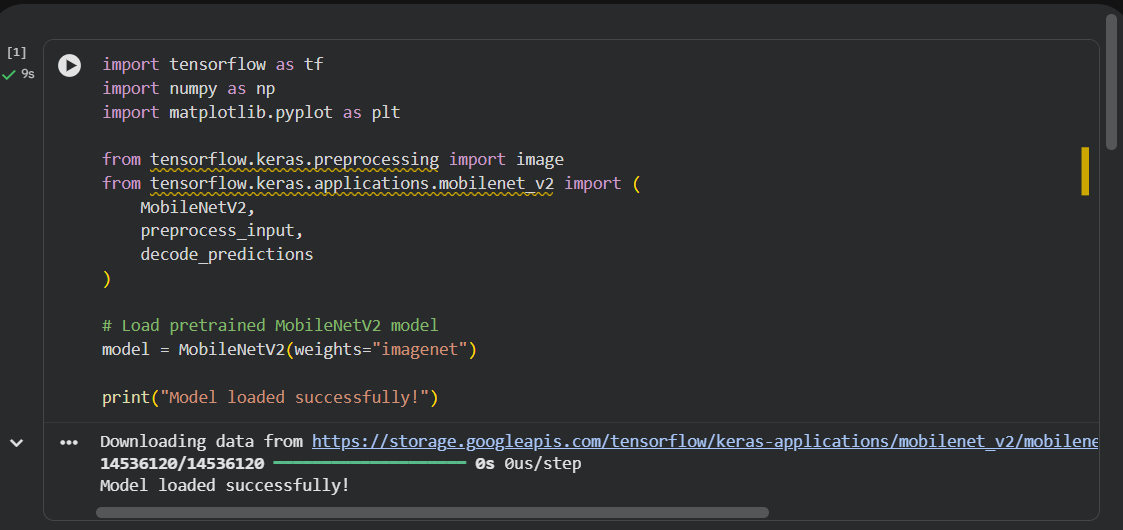
#> input picture Sample/op1.png, 1123 x 530 px, found by its file name
$ jupyter execute Exp5.ipynb
#> lines starting #> are read from the running program, lines starting #| are printed output that depends on the picture
<a href="https://colab.research.google.com/github/Swetha0407/Computer-vision/blob/main/Exp5.ipynb" target="_parent"></a>

[cell 1]
from google.colab import files
import cv2
import matplotlib.pyplot as plt

uploaded = files.upload()
#> the answer given: op1.png
filename = list(uploaded.keys())[0]

image = cv2.imread(filename)
#> image is the input picture: shape (530, 1123, 3); mean B, G, R 49.5, 47.9, 46

print("Image uploaded successfully:", filename)

[cell 2]
plt.imshow(cv2.cvtColor(image, cv2.COLOR_BGR2RGB))
plt.title("Original Image")
plt.axis("off")
plt.show()

[cell 3]
colors = ['b', 'g', 'r']

for i, color in enumerate(colors):
    histogram = cv2.calcHist([image], [i], None, [256], [0, 256])
    plt.plot(histogram, color=color)

plt.title("Color Histogram")
plt.xlabel("Pixel Intensity")
plt.ylabel("Number of Pixels")
plt.show()
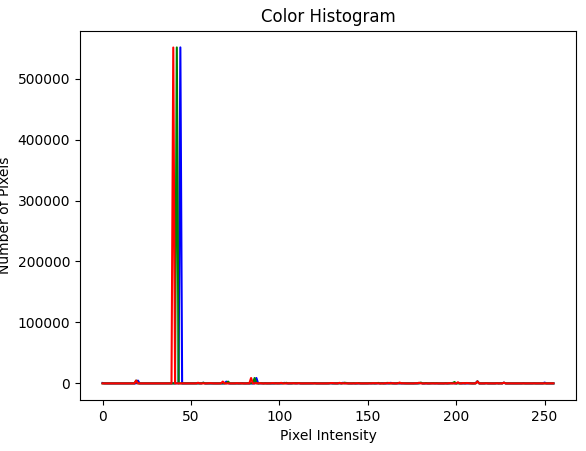
#> figure drawn by matplotlib, 1 panel; curve peaks at x = 44, y = 551254; curve peaks at x = 42, y = 551207; curve peaks at x = 40, y = 551097


$ run again, on Sample/op3.png
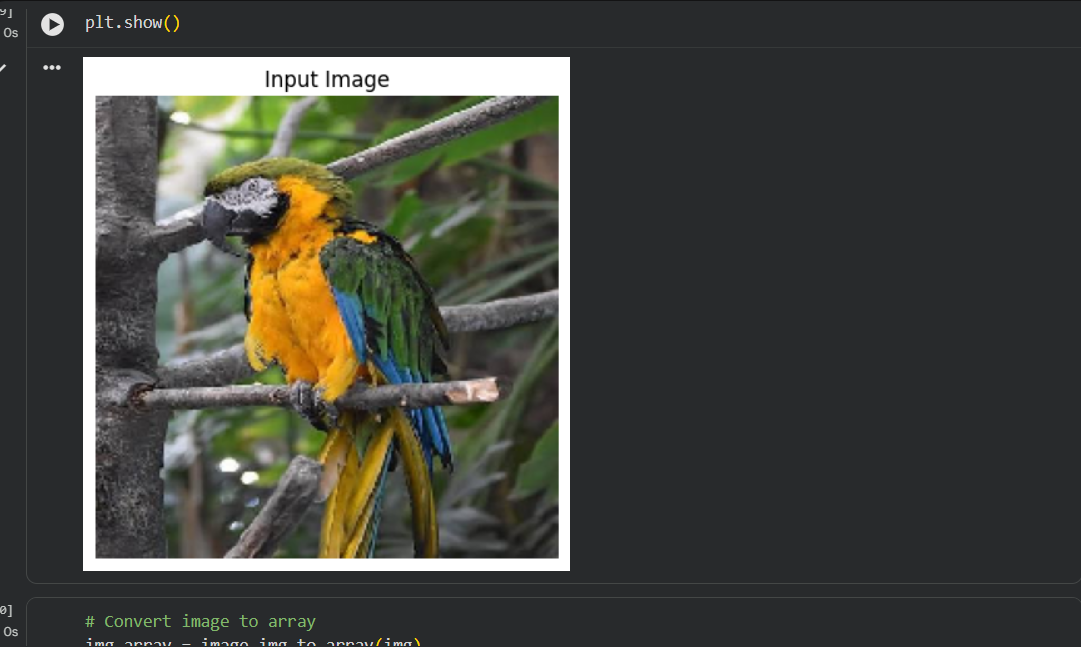
#> input picture Sample/op3.png, 1081 x 647 px, found by its file name
#> image is the input picture: shape (647, 1081, 3); mean B, G, R 62.8, 69, 68.1
#> `plt.show()`:
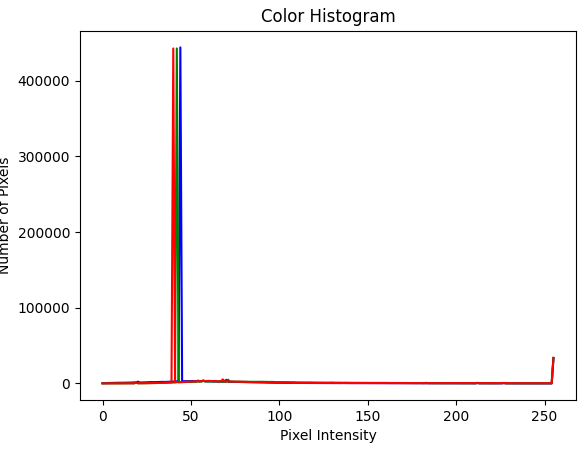
#> figure drawn by matplotlib, 1 panel; curve peaks at x = 44, y = 444225; curve peaks at x = 42, y = 442839; curve peaks at x = 40, y = 442839

$ run again, on Sample/op4.png
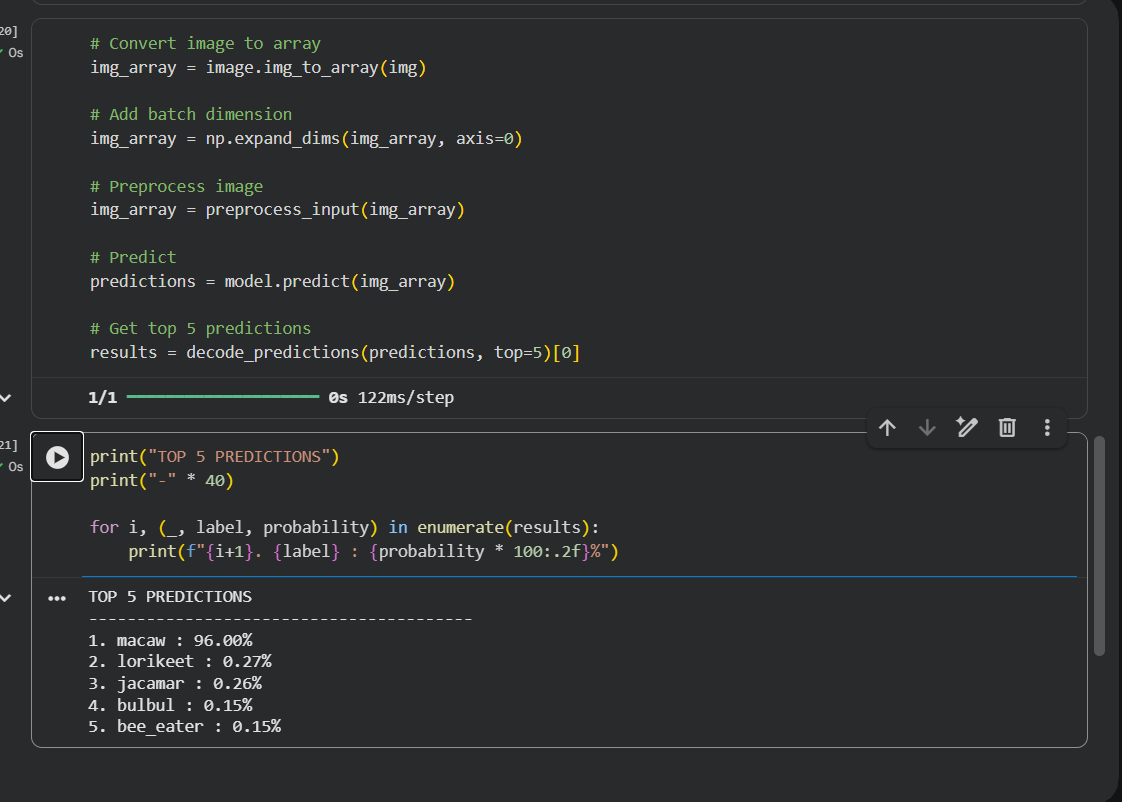
#> input picture Sample/op4.png, 1122 x 802 px, found by its file name
#> image is the input picture: shape (802, 1122, 3); mean B, G, R 47.7, 46.2, 44
#> `plt.show()`:
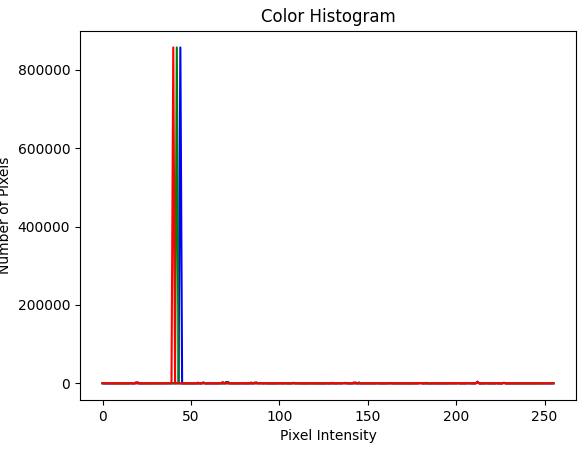
#> figure drawn by matplotlib, 1 panel; curve peaks at x = 44, y = 856778; curve peaks at x = 42, y = 856960; curve peaks at x = 40, y = 856973
